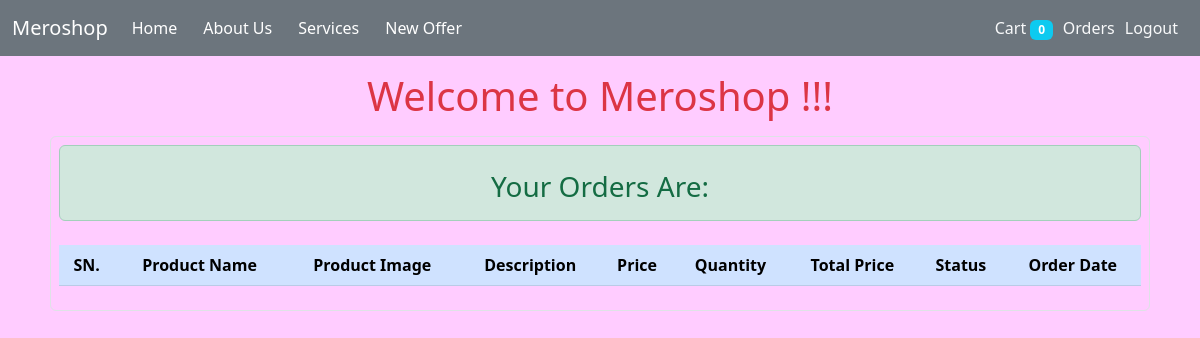
The page /myorder (signed in) on the database as committed earlier.
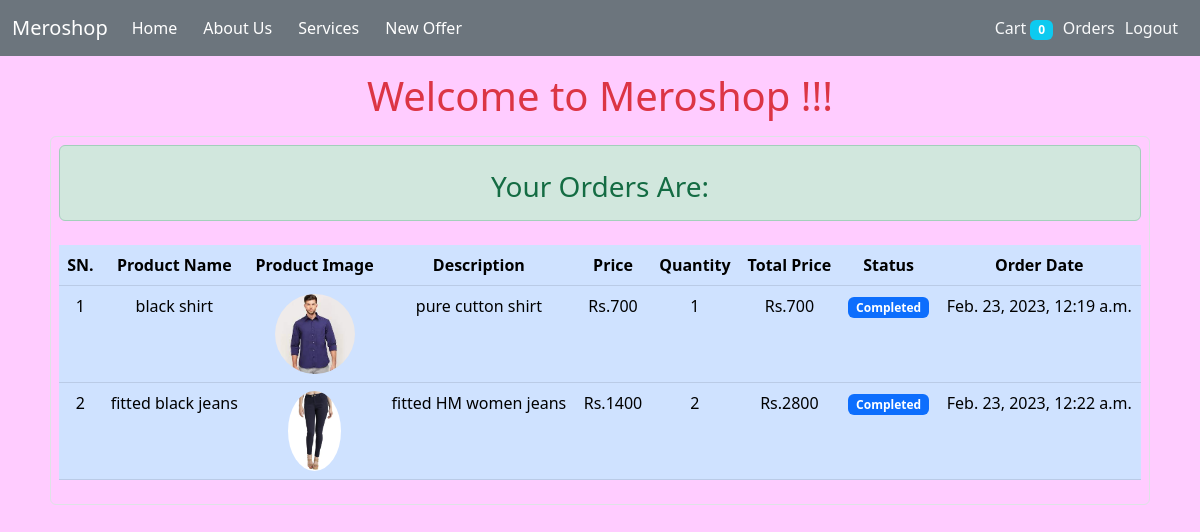
The same page on the database as committed later.
### store/models/orders.py (models this page shows, shortened)
class Order(models.Model):
    product = models.ForeignKey(Product, on_delete=models.CASCADE)
    customer = models.ForeignKey(Customer, on_delete=models.CASCADE)
    address = models.CharField(max_length=200, default=" ", null= True, blank=True)
    mobile = models.CharField(max_length=15, default = " ", blank=True)
    quantity = models.IntegerField()
    price = models.IntegerField()
    status = models.BooleanField(default= False)
    date = models.DateTimeField(default=datetime.datetime.today)
    @staticmethod
    def get_customer_order(customer_id):
        return Order.objects.filter(customer = customer_id)

### store/models/product.py (models this page shows, shortened)
class Product(models.Model):
    name = models.CharField(max_length=70)
    price = models.IntegerField(default=0)
    category = models.ForeignKey(Category, on_delete=models.CASCADE, default=1)
    description = models.CharField(max_length=200, default='', null=True, blank=True)
    image = models.ImageField(upload_to='product_image/')

### store/middlewares/auth.py (the view)
    def middleware(request):
        if not request.session.get('customer'):
            return redirect('login')
        response = get_response(request)
        return response

### store/templatetags/cart.py (called while the page is built)
@register.filter(name = 'multiply')
def multiply(cartqty,price):
    return cartqty * price

### store/views.py (called while the page is built)
    def get(self,request):
        customer = request.session.get('customer')
        orders = Order.get_customer_order(customer)
        return render(request, 'orders.html',{'orders': orders})

### store/templates/orders.html
{% extends 'base.html' %}
{% load cart %}
{% block content %}
<div class="container">
 <div class="border rounded p-2 m-2">
    <div class="table-responsive">
        <table class="table table-primary text-center">
            <h3 class=" alert alert-success text-center mb-4 pt-4">Your Orders Are: </h3>
            <thead>
                <tr>
                    <th scope="col">SN.</th>
                    <th scope="col">Product Name</th>
                    <th scope="col">Product Image</th>
                    <th scope="col">Description</th>
                    <th scope="col">Price</th>
                    <th scope="col">Quantity</th>
                    <th scope="col">Total Price</th>
                    <th scope="col">Status</th>
                    <th scope="col">Order Date</th>
                </tr>
            </thead>
            <tbody>
               {% for order in orders %}
               <tr class="">
                <td scope="row">{{ forloop.counter }}</td>
                <td>{{order.product.name}}</td>
                <td><img style="height: 80px;" class="rounded-circle" src="{{order.product.image.url}}" alt=""></td>
                <td>{{order.product.description}}</td>
                <td>Rs.{{order.price}}</td>
                <td>{{order.quantity}}</td>
                <td>Rs.{{order.quantity|multiply:order.price}}</td>
                {% if order.status %}
                <td><small class="badge bg-primary">Completed</small></td>
                {% else %}
                <td><small class="badge bg-warning">Pending</small></td>
                {% endif %}
                <td>{{order.date}}</td>
                </tr>
               {% endfor %}
            </tbody>
        </table>
    </div>
</div>
{% endblock %}

### store/templates/base.html (shortened to what this page needs)
{% load static %}
<!doctype html>
<html lang="en">
<head>
    <link href="https://cdn.jsdelivr.net/npm/bootstrap@5.3.0-alpha1/dist/css/bootstrap.min.css" rel="stylesheet"
>
    <link rel="stylesheet" href="{% static '/css/bootstrap.css' %}">
    <link rel="stylesheet" href="{% static '/css/style.css' %}">
</head>
<body>
<div class="container-fluid">
    <div class="row">
        <nav class="navbar navbar-expand-lg navbar-light text-light bg-secondary">
            <div class="container-fluid">
              <a class="navbar-brand text-white" href="/">Meroshop</a>
              <div class="collapse navbar-collapse" id="navbarSupportedContent">
                <ul class="navbar-nav me-auto mb-2 mb-lg-0">
                  <li class="nav-item">
                    <a class="nav-link text-white" aria-current="page" href="#">Home</a>
                  </li>
                  <li class="nav-item">
                    <a class="nav-link text-white" href="#">About Us</a>
                  </li>
                  <li class="nav-item">
                    <a class="nav-link text-white" href="#">Services</a>
                  </li>
                  <li class="nav-item">
                    <a class="nav-link text-white" href="#">New Offer</a>
                  </li>
                </ul>
                <div class="d-flex">
                    {% if request.session.customer %}
                    <li class="nav-item">
                      <a class="nav-link" href="/cart">Cart <span class="badge bg-info">{{request.session.cart.keys|length}}</span> </a>
                    </li>
                      <li class="nav-item">
                        <a class="nav-link" href="/myorder">Orders</a>
                      </li>
                      <li class="nav-item">
                        <a class="nav-link" href="/logout">Logout</a>
                      </li>
                      {% endif %}
                </div>
                </div>
            </div>
        </nav>
        <div class="col-sm-12">
            <h1 class="text-center text-danger mt-3">Welcome to Meroshop !!!</h1>
        </div>
    </div>
    {% block content %}
    {% endblock %}
</div>
</body>
</html>

### store/static/css/style.css (style rules this page uses)
body { background-color: #ffccff; }
#nav-link,li { list-style-type: none; padding-right: 10px; }

Rows that differ between the two databases and show on the page:
added Order: product.name "black shirt", product.image (picture), product.description "pure cutton shirt", price "700", quantity "1", quantity|multiply "700", status "Completed", date "Feb. 23, 2023, 12:19 a.m."
added Order: product.name "fitted black jeans", product.image (picture), product.description "fitted HM women jeans", price "1400", quantity "2", quantity|multiply "2800", status "Completed", date "Feb. 23, 2023, 12:22 a.m."
